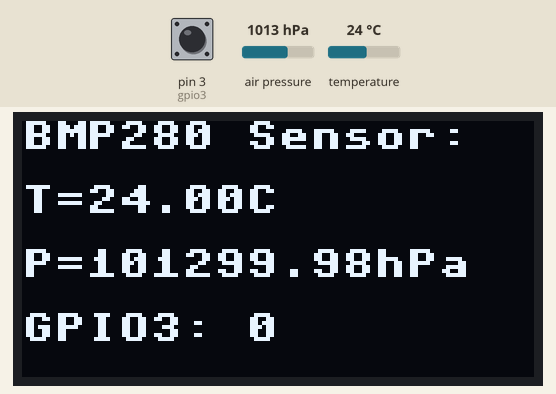
Simulated run of this program. Board: MicroPython board. On the bench: 128×64 one-colour display. The test bench sets the inputs (shaded band); at power-on: air pressure 1013 hPa, pin 3 (gpio3) LOW, temperature 24 °C. Library files of the repository ran but are not shown: ssd1306.py, bmp280.py.

Above: at 1.2 s.
1.3 s: air pressure set to 952 hPa
At 3.2 s:
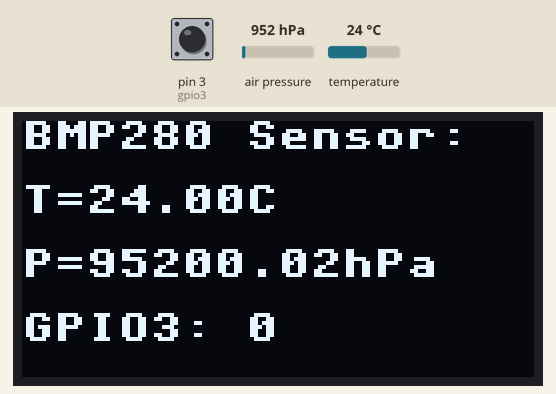
3.5 s: pin 3 (gpio3) pulled HIGH for 1.15 s
At 4.6 s:
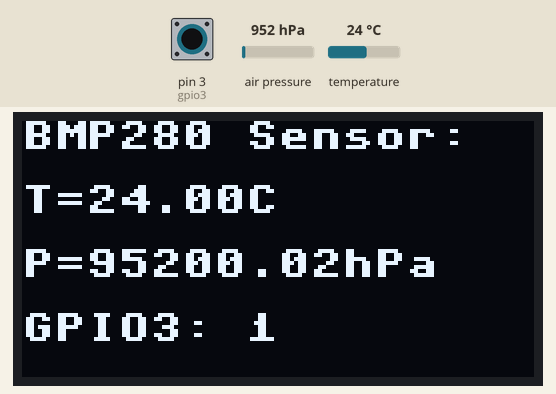
7.6 s: temperature set to 12 °C
At 9.3 s:
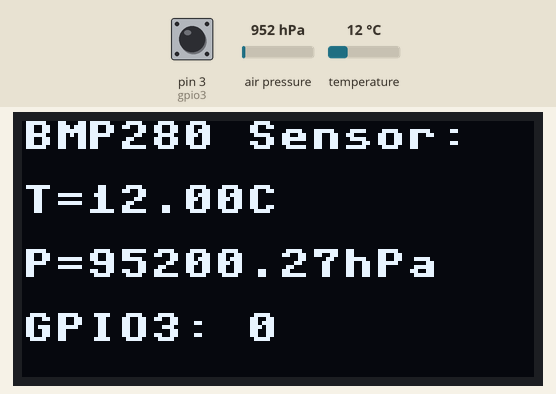
9.6 s: pin 3 (gpio3) pulled HIGH for 1.15 s
At 10.9 s:
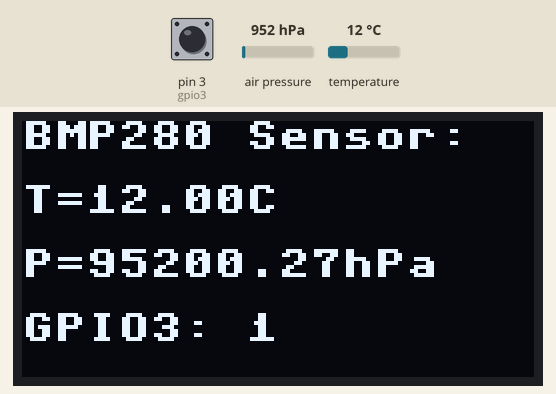
13.7 s: air pressure set to 975 hPa
At 14.6 s:
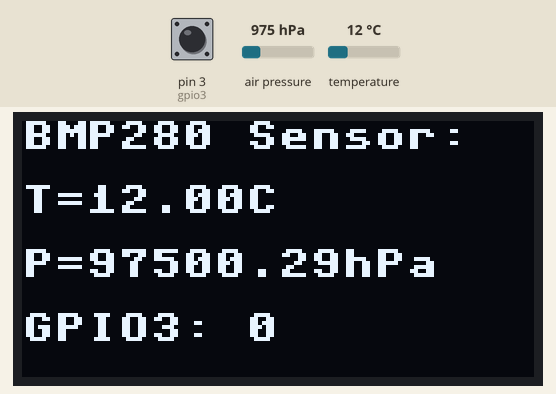
15.7 s: temperature set to 19 °C
At 17.1 s:
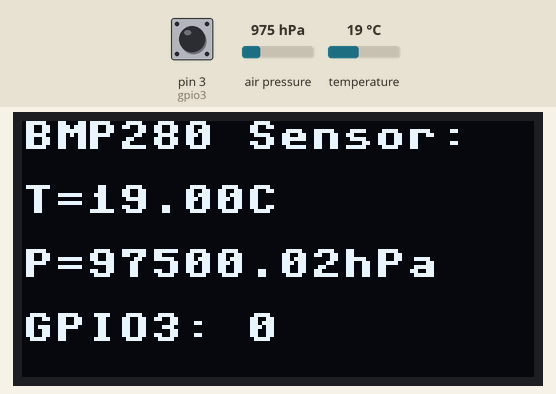
Timing chart, 0 to 18.7 s (numbered marks = the images above; inputs shaded):
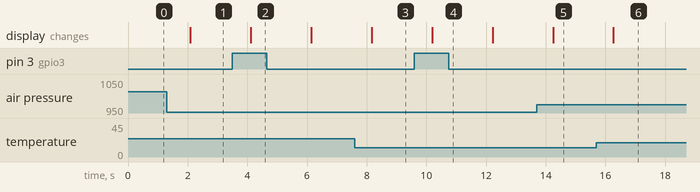

The program:

ESP1000-1-dat.py
```python
# mpremote connect COM6 fs cp esp1000-1-dat.py :
# mpremote connect COM6 run esp1000-1-dat.py

from machine import I2C, Pin, UART
import ssd1306
from bmp280 import *
import time

# I2C setup (adjust pins as needed)
i2c = I2C(0, scl=Pin(13), sda=Pin(15))

# OLED setup
oled = ssd1306.SSD1306_I2C(128, 64, i2c)

# BMP280 setup
bmp = BMP280(i2c)
bmp.use_case(BMP280_CASE_WEATHER)
bmp.oversample(BMP280_OS_HIGH)
bmp.temp_os = BMP280_TEMP_OS_8
bmp.press_os = BMP280_PRES_OS_4
bmp.standby = BMP280_STANDBY_250
bmp.iir = BMP280_IIR_FILTER_2
bmp.spi3w = BMP280_SPI3W_ON
bmp.power_mode = BMP280_POWER_NORMAL

# Deinit UART0 (GPIO3 is RX)
# uart0 = UART(0)
# uart0.deinit()
# GPIO3 setup with internal pull-down
gpio3 = Pin(3, Pin.IN, Pin.PULL_DOWN)

while True:
    try:
        bmp.force_measure()
        temperature = bmp.temperature
        pressure = bmp.pressure
        gpio3_status = gpio3.value()

        oled.fill(0)
        oled.text("BMP280 Sensor:", 0, 0)
        oled.text("T={:.2f}C".format(temperature), 0, 16)
        oled.text("P={:.2f}hPa".format(pressure), 0, 32)
        oled.text("GPIO3: {}".format(gpio3_status), 0, 48)
        oled.show()
    except Exception as e:
        oled.fill(0)
        oled.text("Error:", 0, 0)
        oled.text(str(e), 0, 16)
        oled.show()
    time.sleep(2)
```

Measured:
- after the input at 1.3 s, the display: changes after 0.79 s (image 1)
- after the input at 3.5 s, the display: changes after 0.61 s (image 2)
- after the input at 7.6 s, the display: changes after 0.56 s (image 3)
- after the input at 9.6 s, the display: changes after 0.59 s (image 4)
- after the input at 13.7 s, the display: changes after 0.54 s (image 5)
- after the input at 15.7 s, the display: changes after 0.57 s (image 6)
